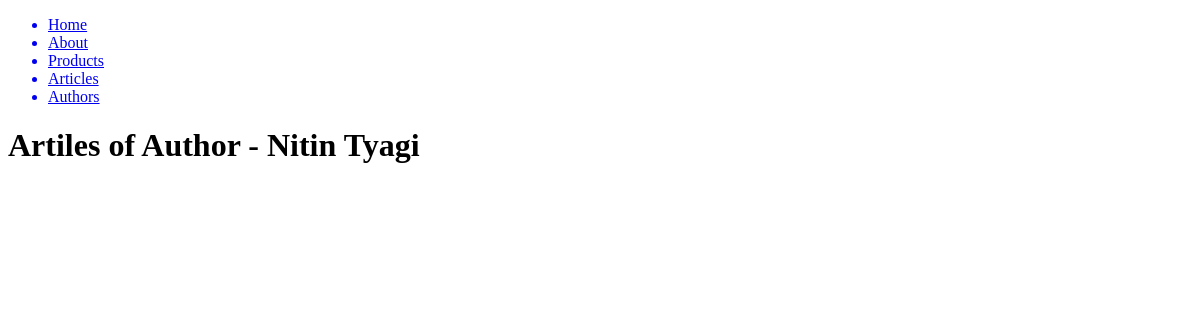
The page /articles/author/Nitin Tyagi on the database as committed earlier.
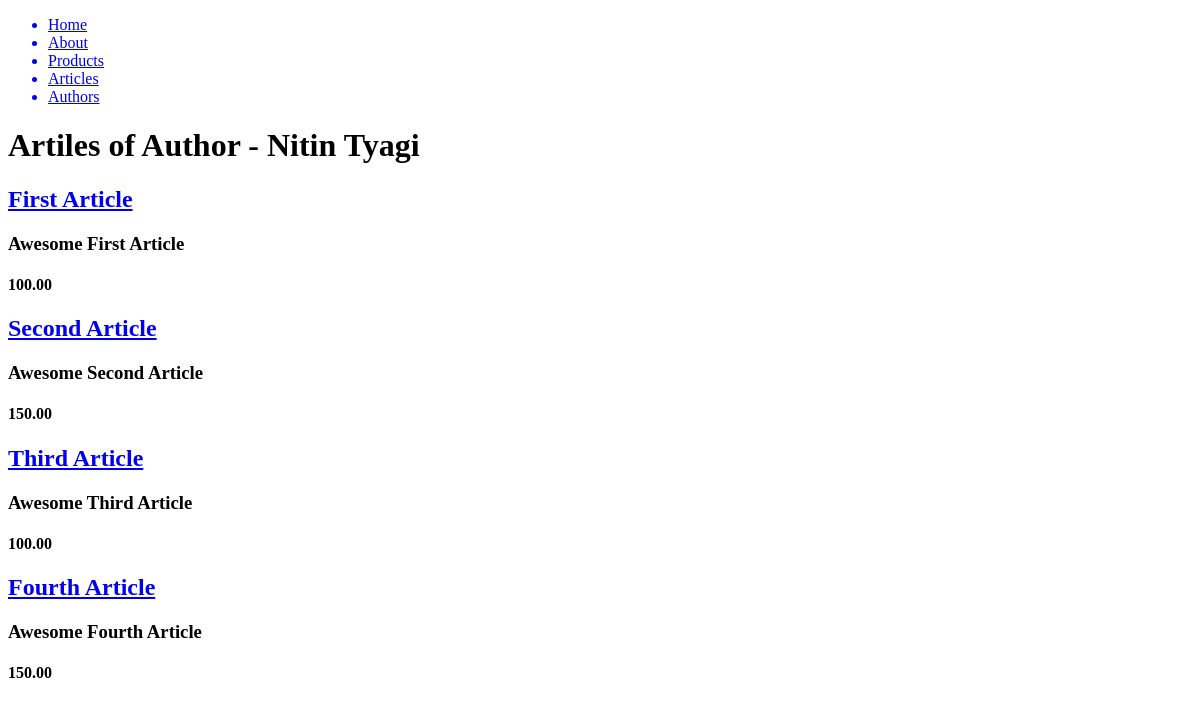
The same page on the database as committed later.
### articles/models.py (models this page shows, shortened)
class Article(models.Model):
    author = models.CharField(max_length=100)
    title = models.CharField(max_length=100)
    description = models.TextField(default='Awesome')
    price = models.DecimalField(max_digits=10, decimal_places=2)

### articles/views.py (the view)
def fetch_author_articles(request, author):
    try:
        articles = Article.objects.filter(author=author)
    except Article.DoesNotExist:
        print("Its coming here")
        raise Http404
    context = {
        'articles': articles,
        'author': author
    }
    return render(request, 'author_articles.html', context)

### articles/templates/author_articles.html
{% extends "base.html" %}
{% block content%}
<h1>Artiles of Author - {{author}}</h1>
{% for article in articles %}
<a href="/articles/{{article.id}}">
<h2>{{article.title}}</h2>
</a>
<h3>{{article.description}}</h3>
<h4>{{article.price}}</h4>
{% endfor %}
{% endblock%}

Rows that differ between the two databases and show on the page:
added Article: title "First Article", description "Awesome First Article", price "100.00"
added Article: title "Second Article", description "Awesome Second Article", price "150.00"
added Article: title "Third Article", description "Awesome Third Article", price "100.00"
added Article: title "Fourth Article", description "Awesome Fourth Article", price "150.00"
